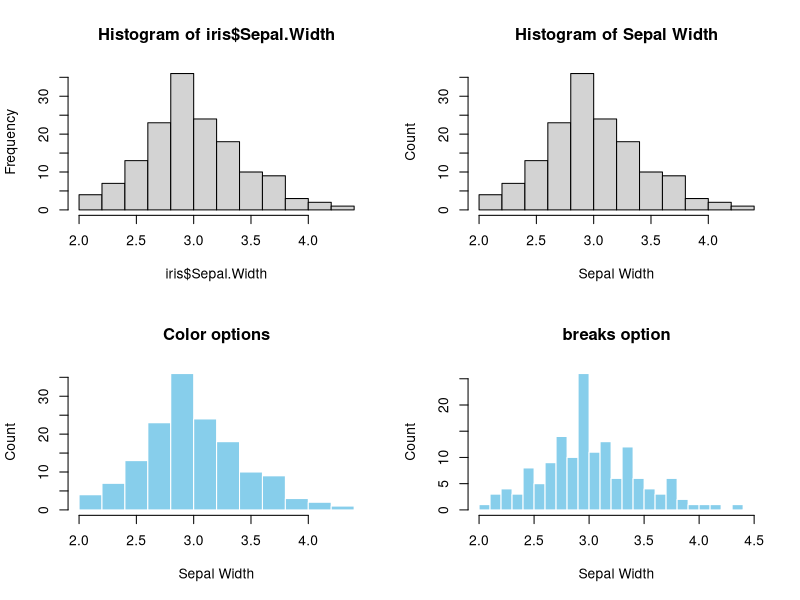
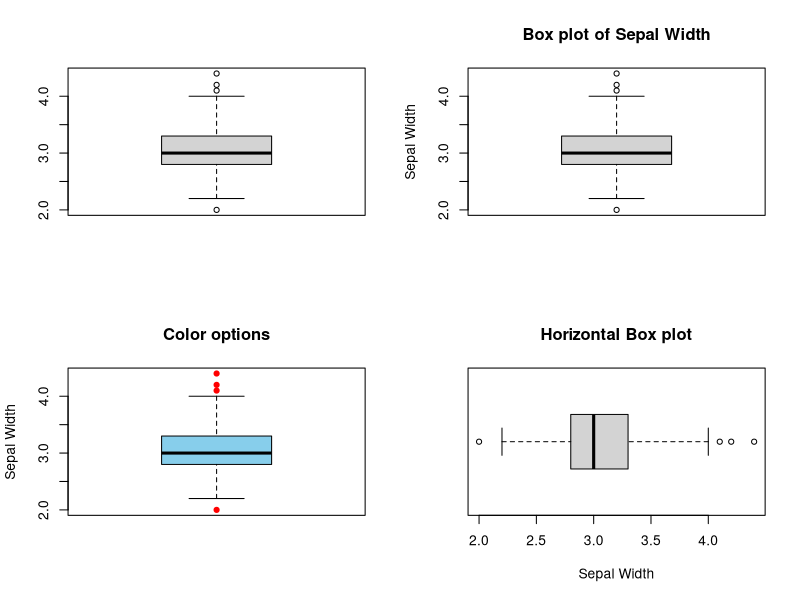

Write R code to recreate these figures, in order. (Note: this script raises an error after producing the figures.)
## ---- chunk 1
#| label: fig-3-1
#| fig-cap: "Base R Histogram. Top left: default. Top right: Customized X-Y labels and the main title. Bottom left: change color of bars and border. Bottom right: change the bin width (`breaks=`)"
#| fig-show: hold

par(mfrow=c(2,2))

# Top left
hist(iris$Sepal.Width)

# Top right
hist(iris$Sepal.Width,
     xlab="Sepal Width",
     ylab = "Count",
     main = "Histogram of Sepal Width")

# Bottom left
hist(iris$Sepal.Width,
     col = 'skyblue', 
     border = 'white', 
     xlab="Sepal Width", 
     ylab = "Count", 
     main = "Color options")

# Bottom right
hist(iris$Sepal.Width, 
     breaks = seq(2,4.5,by=0.1), 
     col = 'skyblue', 
     border = 'white', 
     xlab="Sepal Width", 
     ylab = "Count", 
     main = "breaks option")

## ---- chunk 2
#| label: fig-3-2
#| fig-cap: "Base R Box plot. Top left: Default, Top right: labels and main title. Bottom left: color options. Bottom right: `horizontal = TRUE`"
#| fig-show: hold

par(mfrow=c(2,2))

# Top left
boxplot(iris$Sepal.Width)

# Top right
boxplot(iris$Sepal.Width,
        ylab="Sepal Width",
        main="Box plot of Sepal Width")

# Bottom left
boxplot(iris$Sepal.Width,
            col = "skyblue",
            ylab="Sepal Width",
            outcol = 'red',
            outpch = 19,
            main="Color options")

# Bottom right
boxplot(iris$Sepal.Width, 
        horizontal = TRUE, 
        xlab="Sepal Width", 
        main="Horizontal Box plot")

## ---- chunk 3
#| label: fig-3-3
#| fig-cap: "Anatomy of a Box plot"
#| fig-show: hold
#| out-width: "60%"
#| fig-align: center
knitr::include_graphics(rep("images/Figure_3.3.png"))
## ---- chunk 4
#| label: fig-3-4
#| fig-cap: "Stacking up a histogram and a box plot."
#| fig-width: 7
#| fig-height: 5

par(mfrow=c(2,1))

hist(iris$Sepal.Width, 
     breaks = seq(2,4.5,by=0.1), 
     col = 'skyblue', 
     border = 'white', 
     xlim = c(2,4.5),
     xlab = "",
     ylab = "Count", 
     main = "Stacking Up Graphs")

boxplot(iris$Sepal.Width, 
        horizontal = TRUE, 
        ylim = c(2,4.5),
        xlab="Sepal Width", 
        main="")

## ---- chunk 5
#| label: fig-3-5
#| fig-cap: "A simple bar plot. Top left: Default. Top right: with tables"
#| fig-show: hold

par(mfrow=c(2,2))

# Top left
barplot(with(iris, table(Species)))

# Top right
barplot(with(iris, table(Species)), 
        xlab="Species", 
        ylab="Count", 
        main="A Barplot of Species")

# Bottom left
barplot(with(iris, table(Species)), 
        col='skyblue', 
        border='blue', 
        xlab="Species", 
        ylab="Count", 
        main="Color Options")

# Bottom right
barplot(with(iris, table(Species)), 
        horiz = TRUE, 
        col='skyblue', 
        border='blue', 
        xlab="Count", 
        ylab="Species", 
        main="A Horizontal Barplot")

## ---- chunk 6
levels(iris$Species)
## ---- chunk 7
iris$Species <- factor(iris$Species, 
                       levels = c("virginica", "setosa", "versicolor"), 
                       ordered = TRUE)
levels(iris$Species)
## ---- chunk 8
#| label: fig-3-6
#| fig-cap: "Reorder the Bars of a Barplot"
#| fig-show: hold

barplot(with(iris, table(Species)), 
        col='skyblue', 
        border='blue', 
        xlab="Species", 
        ylab="Count", 
        main="Reordered Species")
## ---- chunk 9
#| label: fig-3-7
#| fig-cap: "A simple pie chart. Top left: Default. Top right: with tables. Bottom left: Add a title. Show count for each category. Bottom right: Add a fraction or proportion for each category."
#| fig-show: hold

par(mfrow=c(2,2))

# Top left
pie(with(iris, table(Species)))

# Top left
pie(with(iris, table(Species)), 
    col = c('skyblue', 'orange', 'white'), 
    main="Species")

# Bottom right
counts <- with(iris, table(Species))
my_labs <- paste0(names(counts),"(",counts,")")
pie(counts, 
    labels = my_labs, 
    col = c('skyblue', 'orange', 'white'), 
    main = "Species Counts")


# Bottom right
counts <- with(iris, table(Species))
fractions <- round(counts/sum(counts),2)
my_labs <- paste0(names(counts),"(",fractions,")")
pie(counts, 
    labels = my_labs, 
    col = c('skyblue', 'orange', 'white'), 
    main = "Species Fractions")

## ---- chunk 10
#| label: fig-3-8
#| fig-cap: "A side-by-side box plot"
#| fig-width: 7
#| fig-height: 5
#| 
par(mfrow=c(2,1))

boxplot(Sepal.Length ~ Species,
        data=iris, 
        main="A Side-by-Side Box plot")

boxplot(Sepal.Length ~ Species,
        data=iris, 
        horizontal = TRUE,
        main="A Horizontal Side-by-Side Box plot")

## ---- chunk 11
#| label: fig-3-9
#| fig-cap: "A Side-by-Side Box Plot with Horizontal Y-Labels"

# Expand the left margin so the text doesn't truncate
# The numbers correspond to margins: c(bottom, left, top, right)
# Default is c(5, 4, 4, 2). We are increasing the left margin from 4 to 7. 
par(mar = c(5, 7, 4, 2) + 0.1)

# Draw the plot, but explicitly tell R NOT to draw the y-axis label yet
boxplot(Sepal.Length ~ Species,
        data=iris, 
        horizontal = TRUE,
        las = 2,
        ylab = "", # This suppresses the default colliding label
        main="Y-tick Labels Reorientated")

# Add the y-axis label manually, pushing it further away from the axis
# The 'line' argument controls how many text lines away from the axis it sits
title(ylab = "Species", line = 5)

## ---- chunk 12
mean_data <- tapply(iris$Sepal.Length, iris$Species, FUN = mean)
mean_data
## ---- chunk 13
#| label: fig-3-10
#| fig-cap: "A Side-by-Side Bar Plot"

barplot(mean_data,
        xlab="Species", 
        ylab="Average Sepal.Length", 
        main="Side-by-side Barplot")
## ---- chunk 14
mean_data <- tapply(iris$Sepal.Length, iris$Species, FUN = mean)
mean_data
## ---- chunk 15
sem <- function(x) {sd(x)/sqrt(length(x))}
sem_data <- tapply(iris$Sepal.Length, iris$Species, FUN = sem)
sem_data
## ---- chunk 16
#| label: fig-3-11
#| fig-cap: "A Side-by-side Bar Plot with Error Bars"
#| 
bar_midpoints <- barplot(mean_data,
                  xlab="Species", 
                  ylab="Average Sepal.Length", 
                  main="Side-by-side Barplot")

arrows(x0 = bar_midpoints,
       y0 = mean_data - sem_data, # Start of the bar
       x1 = bar_midpoints,
       y1 = mean_data + sem_data, # End of the bar
       angle = 90,                # Makes the ends of the bars flat
       code = 3,                  # Draws ticks at both ends
       length = 0.5, col='red')   # Sets the length of the ticks

## ---- chunk 17
#| label: fig-3-12
#| fig-cap: "A Line Plot"

# Default line plot
plot(mean_data,
      type='b',
      pch=19,
      xlab="Species",
      ylab="Average Sepal.Length",
      main="A Line Plot")
## ---- chunk 18
#| label: fig-3-13
#| fig-cap: "A Line plot with proper x-tick labels"
#| 
# Fix x-tick labels
plot(mean_data,
      type='b',
      pch=19,
      xlab="Species",
      ylab="Average Sepal.Length",
      main="Change x-tick Labels",
      xaxt="n")
axis(side=1, at=1:length(mean_data), labels=names(mean_data))
## ---- chunk 19
#| label: fig-3-14
#| fig-cap: "A Line plot with Error Bars"
#| 
# Add Error Bar
plot(mean_data,
      type='b',
      pch=19,
      xlab="Species", 
      ylab="Average Sepal.Length", 
      main="Change x-tick Labels",
      xaxt="n")
axis(side=1, at=1:length(mean_data), labels=names(mean_data))

arrows(x0 = seq(length(mean_data)),
       y0 = mean_data - sem_data, # Start of the bar
       x1 = seq(length(mean_data)),
       y1 = mean_data + sem_data, # End of the bar
       angle = 90,                # Makes the ends of the bars flat
       code = 3,                  # Draws ticks at both ends
       length = 0.05, col='red')   # Sets the length of the ticks

## ---- chunk 20
# Step 1: Split the data by individual species

setosa <- subset(iris, Species == "setosa")
versicolor <- subset(iris, Species == "versicolor")
virginica <- subset(iris, Species == "virginica")
## ---- chunk 21
# Step 2: Set up the range for the x- and y-axis

x_range <- range(iris$Sepal.Length)
y_range <- c(0, 25) # 25 is arbitrary.
## ---- chunk 22
#| label: fig-3-15
#| fig-cap: "Overlapping histograms"
#| 
# Step 3: Create a template

hist(setosa$Sepal.Length,
     main = "Overlapping Histogram of Sepal Length",
     xlab = "Sepal Length",
     col = rgb(1, 0, 0, 0.5), # Red with 50% transparency
     breaks = seq(4,9,by=0.25),
     xlim = x_range,
     ylim = y_range)

# Step 4: Overlay histograms from other species

hist(versicolor$Sepal.Length, col=rgb(0, 1, 0, 0.5), add = TRUE) # green with 50% transparency
hist(virginica$Sepal.Length, col=rgb(0, 0, 1, 0.5), add = TRUE)  # blue with 50% transparency
## ---- chunk 23
summary(penguins)
## ---- chunk 24
mytab <- with(penguins, table(species, island))
mytab
## ---- chunk 25
res <- chisq.test(mytab)
indep_tab <- round(res$expected,0)
## ---- chunk 26
indep_tab
## ---- chunk 27
#| label: fig-3-16
#| fig-cap: "Visualization of a 2D Contingency Table. Top. A side-by-side barplot. Middle. Mosaic plot. Bottom. Mosaic plot for independent categorical variables"
#| fig-width: 6
#| fig-height: 12

par(mfrow=c(3,1))

barplot(mytab,
        beside=T,
        xlab = "Island",
        ylab = "Count",
        main = "A 2D Table",
        col = c("skyblue", "lightgreen", "lightcoral"),
        legend.text = rownames(mytab))

mosaicplot(mytab, main = "Mosaic Plot of Two Dependent Variables")

mosaicplot(indep_tab, main = "Mosaic Plot of Two Independent Variables")
## ---- chunk 28
#| label: fig-3-17
#| fig-cap: "Visualizing the relationship between two numeric variables."
#| 
par(mfrow=c(1,2))

# Top left
plot(x=iris$Sepal.Width,
     y=iris$Sepal.Length,
     xlab = "Sepal Width",
     ylab = "Sepal Length",
     main = "Default")

# Top right
plot(x=iris$Sepal.Width,
     y=iris$Sepal.Length,
     pch=3,
     xlab = "Sepal Width",
     ylab = "Sepal Length",
     main = "Change the Point Style")
## ---- chunk 29
#| label: fig-3-18
#| fig-cap: "Color data points by species."
#| 
plot(x=iris$Sepal.Width,
     y=iris$Sepal.Length,
     pch=3,
     xlab = "Sepal Width",
     ylab = "Sepal Length",
     main = "Segregate Data Points by Color (Species)",
     col = c("skyblue", "lightgreen", "lightcoral")[as.numeric(iris$Species)])

legend("topright",
       legend = levels(iris$Species),
       col = c("skyblue", "lightgreen", "lightcoral"),
       pch = 3,
       title = "Species")
## ---- chunk 30
lm_model <- lm(Sepal.Length ~ Sepal.Width, data=iris)

# intercept
intercept <- lm_model$coefficients[1]

# slope
slope = lm_model$coefficients[2]

print(paste("Slope =", slope, "Intercept =", intercept))
## ---- chunk 31
#| label: fig-3-19
#| fig-cap: "A scatter plot with a regression line."
#| 
plot(x=iris$Sepal.Width,
     y=iris$Sepal.Length,
     pch=3,
     xlab = "Sepal Width",
     ylab = "Sepal Length",
     main = "Add a Regression Line",
     col = c("skyblue", "lightgreen", "lightcoral")[as.numeric(iris$Species)])

legend("topright",
       legend = levels(iris$Species),
       col = c("skyblue", "lightgreen", "lightcoral"),
       pch = 3,
       title = "Species")

# Add a line
abline(a=intercept, b=slope, col='red')
## ---- chunk 32
#| label: fig-3-20
#| fig.cap: "A Multipanel Scatter Plot"
#| 
pairs(iris[,1:4], main="A Multi-Panel Scatter Plot")
## ---- chunk 33
require(tidyverse)
## ---- chunk 34
#| label: fig-3-21
#| fig-cap: "Anatomy of `ggplot2`"
#| out-width: "50%"
#| out-height: "50%"
knitr::include_graphics(rep("images/Figure_3-21-ggplot-anatomy.png"))
## ---- chunk 35
#| label: fig-3-22
#| fig-cap: "`ggplot2` Histogram."
#| 
# Default
ggplot(data=iris, aes(x=Sepal.Width)) +
  geom_histogram()
## ---- chunk 36
#| label: fig-3-23
#| fig-cap: "A `ggplot2` Histogram with customized labels and title."
#| 
# Overwrite default x-/y-label and title
ggplot(data=iris, aes(x=Sepal.Width)) +
  geom_histogram() +
  labs(x="Sepal Width", y="Count", title="Histogram of Sepal Width") +
  # hjust = 0.5 means the horizontal adjustment is the midpoint.
  theme(plot.title = element_text(hjust = 0.5))
## ---- chunk 37
#| label: fig-3-24
#| fig-cap: "A `ggplot2` Histogram with a customized color."
#| 
# fill = filled color
# color = border color
ggplot(data=iris, aes(x=Sepal.Width)) +
  geom_histogram(fill="skyblue", color = "white") +
  labs(x="Sepal Width", y="Count", title="Color Options") +
  # hjust = 0.5 means the horizontal adjustment is the midpoint.
  theme(plot.title = element_text(hjust = 0.5))
## ---- chunk 38
#| label: fig-3-25
#| fig-cap: "A `ggplot2` Histogram with a non-default bin width."
#| 
# breaks
ggplot(data=iris, aes(x=Sepal.Width)) +
  geom_histogram(fill="skyblue", color = "white", breaks=seq(2,4.5,by=0.1)) +
  labs(x="Sepal Width", y="Count", title="`breaks` option") +
  # hjust = 0.5 means the horizontal adjustment is the midpoint.
  theme(plot.title = element_text(hjust = 0.5))
## ---- chunk 39
#| label: fig-3-26
#| fig-cap: "`ggplot2` Grid System by `patchwork`. Top left: Default (bare minimum). Top right: with labels and title. Bottom left: change the color. Bottom right: change the number of bins."
#| 
require(patchwork)

# Default
p1 <- ggplot(data=iris, aes(x=Sepal.Width)) +
        geom_histogram()

# With labels and title
p2 <- ggplot(data=iris, aes(x=Sepal.Width)) +
        geom_histogram() +
        labs(x="Sepal Width", y="Count", title="Histogram of Sepal Width") +
        # hjust = 0.5 means the horizontal adjustment is the midpoint.
        theme(plot.title = element_text(hjust = 0.5))

# fill = filled color
# colour = border color
p3 <- ggplot(data=iris, aes(x=Sepal.Width)) +
        geom_histogram(fill="skyblue", color = "white") +
        labs(x="Sepal Width", y="Count", title="Color Options") +
        # hjust = 0.5 means the horizontal adjustment is the midpoint.
        theme(plot.title = element_text(hjust = 0.5))

# Change the number of bins
p4 <- ggplot(data=iris, aes(x=Sepal.Width)) +
        geom_histogram(fill="skyblue", color = "white", breaks=seq(2,4.5,by=0.1)) +
        labs(x="Sepal Width", y="Count", title="`breaks` option") +
        # hjust = 0.5 means the horizontal adjustment is the midpoint.
        theme(plot.title = element_text(hjust = 0.5))

# Arrange them in a 2x2 grid
# '+' places plots next to each other, '/' stacks them
(p1 + p2) / (p3 + p4)
## ---- chunk 40
#| label: fig-3-27
#| fig-cap: "box plot using `ggplot2`. Top left: default (bare minimum). Top right: with y-label and title. Bottom left: change color. Bottom right: horizontal box plot."
#| 
require(patchwork)

# Default
p1 <- ggplot(data=iris, aes(y=Sepal.Width)) +
        geom_boxplot()

# Add y-label and title
p2 <- ggplot(data=iris, aes(y=Sepal.Width)) +
        geom_boxplot() +
        labs(y="Sepal Width", title = "box plot of Sepal Width") +
        theme(plot.title = element_text(hjust = 0.5))

# Change color
p3 <- ggplot(data=iris, aes(y=Sepal.Width)) +
        geom_boxplot(fill="skyblue", outlier.color = "red") +
        labs(y="Sepal Width", title = "Color options") +
        theme(plot.title = element_text(hjust = 0.5))

# Horizontal box plot
p4 <- ggplot(data=iris, aes(x=Sepal.Width)) +
        geom_boxplot() +
        labs(x="Sepal Width", title = "Horizontal box plot") +
        theme(plot.title = element_text(hjust = 0.5))

(p1 + p2)/(p3 + p4)

## ---- chunk 41
#| label: fig-3-28
#| fig-cap: "Barplot using `ggplot2`. Top left: default (bare minimum)."
#| 
require(patchwork)

# Default
p1 <- ggplot(data=iris, aes(x=Species)) +
        geom_bar()

# With labels and title
p2 <- ggplot(data=iris, aes(x=Species)) +
        geom_bar() +
        labs(x="Species", y="Count", title = "A Barplot of Species") +
        theme(plot.title = element_text(hjust = 0.5))

# Color option
p3 <- ggplot(data=iris, aes(x=Species)) +
        geom_bar(fill="skyblue", color="blue") +
        labs(x="Species", y="Count", title = "A Barplot of Species") +
        theme(plot.title = element_text(hjust = 0.5))

# Horizontal barplot
p4 <- ggplot(data=iris, aes(y=Species)) +
        geom_bar(fill="skyblue", color="blue") +
        labs(y="Species", x="Count", title = "A Horizontal Barplot of Species") +
        theme(plot.title = element_text(hjust = 0.5))

(p1 + p2)/(p3 + p4)
## ---- chunk 42
#| label: fig-3-29
#| fig-cap: "Pie chart or a donut chart"
#| 
#knitr::include_graphics(rep("images/Figure_3-24-Donut.png"))

ggplot(iris, aes(x = 2, fill = Species)) +
  geom_bar(stat = "count") +
  coord_polar(theta = "y", start = 0) +
  # This is the key part that creates the hole
  xlim(0.5, 2.5) +
  theme_void() +
  labs(title = "Donut Chart of Iris Species")
## ---- chunk 43
#| label: fig-3-30
#| fig-cap: "A stacked barplot"
#| 
ggplot(data=iris, aes(x=2, fill=Species)) +
  geom_bar()
## ---- chunk 44
#| label: fig-3-31
#| fig-cap: "Polar Coordinate. (generated by Gemini)"
#| out-width: "50%"
#| out-height: "50%"
#| 
knitr::include_graphics(rep("images/Figure_3-25-polar-coords.png"))
## ---- chunk 45
#| label: fig-3-32
#| fig-cap: "A Piechart by changing to the polar coordinate system."
#| 
ggplot(data=iris, aes(x="", fill=Species)) +
  geom_bar() + 
  coord_polar(theta="y", start = 0)
## ---- chunk 46
#| label: fig-3-33
#| fig-cap: "A Piechart using `ggplot2`."
#| 
ggplot(iris, aes(x = 2, fill = Species)) +
  geom_bar(width = 1, stat = "count") +
  coord_polar(theta = "y", start = 0) +
  # This is the key part that creates the hole
  xlim(0.5, 2.5) +
  labs(title = "Donut Chart of Iris Species")
## ---- chunk 47
#| label: fig-3-34
#| fig-cap: "Piechart using `ggplot2` without no background."
#| 
ggplot(iris, aes(x = 2, fill = Species)) +
  geom_bar(width = 1, stat = "count") +
  coord_polar(theta = "y", start = 0) +
  # This is the key part that creates the hole
  xlim(0.5, 2.5) +
  theme_void() +
  labs(title = "Donut Chart of Iris Species")
## ---- chunk 48
#| label: fig-3-35
#| fig-cap: "A side-by-side box plot"
#| 
require(patchwork)

p1 <- ggplot(data=iris, aes(x=Species, y=Sepal.Length)) +
        geom_boxplot() +
        labs(title = "A Side-by-Side box plot") +
        theme(plot.title = element_text(hjust = 0.5))

p2 <- ggplot(data=iris, aes(x=Sepal.Length, y=Species)) +
        geom_boxplot() +
        labs(title = "A Horizontal Side-by-Side box plot") +
        theme(plot.title = element_text(hjust = 0.5))

p1/p2
## ---- chunk 49
iris_summary1 <- iris %>%
                  group_by(Species) %>%
                  summarize(mean_sepal_length = mean(Sepal.Length))
iris_summary1
## ---- chunk 50
#| label: fig-3-36
#| fig-cap: "A side-by-side bar plot"
#| 
ggplot(data=iris_summary1, aes(x=Species, y=mean_sepal_length)) +
  geom_bar(stat = "identity") +
  labs(x="Species", y="Average Sepal Length", title = "Side-by-side Barplot") +
  theme(plot.title = element_text(hjust = 0.5))
## ---- chunk 51
iris_summary2 <- iris %>%
                  group_by(Species) %>%
                  summarize(mean_sepal_length = mean(Sepal.Length),
                            N=n(),
                            se=sd(Sepal.Length)/sqrt(N)) %>%
                  # add the y minimum and y maximum columns
                  mutate(ymin = mean_sepal_length - se,
                         ymax = mean_sepal_length + se)
iris_summary2
## ---- chunk 52
#| label: fig-3-37
#| fig-cap: "A side-by-side bar plot with error bar."
#| 
ggplot(data=iris_summary2, aes(x=Species, y=mean_sepal_length)) +
  geom_bar(stat = "identity") +
  geom_errorbar(aes(ymin = ymin, ymax = ymax), width = 0.2, color='red') +
  labs(x="Species", y="Average Sepal Length", title = "Side-by-side Barplot") +
  theme(plot.title = element_text(hjust = 0.5))
## ---- chunk 53
iris_summary3 <- iris %>%
                  group_by(Species) %>%
                  summarize(mean_sepal_length = mean(Sepal.Length),
                            N=n(),
                            se=sd(Sepal.Length)/sqrt(N)) %>%
                  mutate(ymin=mean_sepal_length-se,
                         ymax=mean_sepal_length+se)
iris_summary3
## ---- chunk 54
#| label: fig-3-38
#| fig-cap: "A line plot with error bar."
#| 
ggplot(iris_summary3, aes(x=Species, y=mean_sepal_length, group = 1)) +
  geom_line(color = 'skyblue') +
  geom_point(size = 3, color = 'skyblue') +
  geom_errorbar(aes(ymin = ymin, ymax = ymax), width = 0.1, linewidth = 1) +
  labs(x="Species", y="Sepal Length", title = "Line Plot with Erorr Bar") +
  theme(plot.title = element_text(hjust = 0.5))
## ---- chunk 55
#| label: fig-3-39
#| fig-cap: "A side-by-side histogram."
#| 
ggplot(data=iris, aes(x=Sepal.Length, fill=Species)) +
  geom_histogram(alpha=0.5, binwidth = 0.25) +
  labs(x="Sepal Length", title = "Overlapping Histogram") +
  theme(plot.title = element_text(hjust = 0.5))

## ---- chunk 56
mytab <- with(penguins, table(species, island))
mytab
## ---- chunk 57
mydf <- as.data.frame(mytab)
colnames(mydf) <- c("species","island","Count")
mydf
## ---- chunk 58
#| label: fig-3-40
#| fig-cap: "Plotting a contingency table using a side-by-side bar plot."
#| 

ggplot(data=mydf, aes(x=island, y=Count, fill=species)) +
  geom_col(position = "dodge") +
  labs(title = "Side-by-side Barplot", x = "Island", y = "Count")
## ---- chunk 59
#| label: fig-3-42
#| fig-cap: "Visualizing the relationship between two numeric variables using a scatter plot."

ggplot(iris, aes(x=Sepal.Width, y=Sepal.Length)) +
  geom_point() +
  labs(x="Sepal Width", y="Sepal Length", title = "A Scatter Plot") +
  theme(plot.title = element_text(hjust = 0.5))
## ---- chunk 60
#| label: fig-3-43
#| fig-cap: "A scatter plot overlaid with a regression line."
#| 
ggplot(iris, aes(x=Sepal.Width, y=Sepal.Length)) +
  geom_point() +
  geom_smooth(method = "lm", se = FALSE, color = "red") +
  labs(x="Sepal Width", y="Sepal Length", title = "Scatter Plot with the Regression Line") +
  theme(plot.title = element_text(hjust = 0.5))
## ---- chunk 61
#| label: fig-3-44
#| fig-cap: "A Multipanel Scatter Plot"
#| 
library(GGally)
ggpairs(iris, aes(color = Species), title = "A Multi-panel Scatter Plot", progress = FALSE)
## ---- chunk 62
#| label: fig-3-45
#| fig-cap: "`pch` values"
#| out-width: "80%"
#| out-height: "80%"
#| 
knitr::include_graphics(rep("images/pch_symbols.png"))
